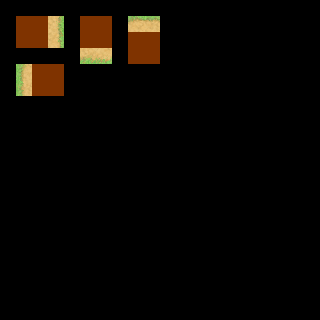

This is a level from a 2D game, rendered from its Tiled map with the project's own tilesets. A one-line summary and the complete map file follow:
An orthogonal 20x20 tile map with 16x16 px tiles, 3 tile layers (regions, input_set, output_under1 ground), 3 tilesets.

<map version="1.0" orientation="orthogonal" renderorder="right-down" width="20" height="20" tilewidth="16" tileheight="16" nextobjectid="6">
 <properties>
  <property name="NoOverlappingRules" value="true" />
 </properties>
 <tileset firstgid="1" name="rules_ersin_forest" tilewidth="16" tileheight="16" tilecount="35" columns="7">
  <image source="../tilesets/rules_ersin_forest.png" width="120" height="90" />
 </tileset>
 <tileset firstgid="36" name="outside_a2" tilewidth="16" tileheight="16" tilecount="768" columns="32">
  <image source="../tilesets/outside_a2.png" width="512" height="384" />
 </tileset>
 <tileset firstgid="804" name="outside_a4" tilewidth="16" tileheight="16" tilecount="960" columns="32">
  <image source="../tilesets/outside_a4.png" width="512" height="480" />
 </tileset>
 <layer name="regions" width="20" height="20">
  <data encoding="csv">
0,0,0,0,0,0,0,0,0,0,0,0,0,0,0,0,0,0,0,0,
0,1,1,1,0,1,1,0,1,1,0,0,0,0,0,0,0,0,0,0,
0,1,1,1,0,1,1,0,1,1,0,0,0,0,0,0,0,0,0,0,
0,0,0,0,0,1,1,0,1,1,0,0,0,0,0,0,0,0,0,0,
0,1,1,1,0,0,0,0,0,0,0,0,0,0,0,0,0,0,0,0,
0,1,1,1,0,0,0,0,0,0,0,0,0,0,0,0,0,0,0,0,
0,0,0,0,0,0,0,0,0,0,0,0,0,0,0,0,0,0,0,0,
0,0,0,0,0,0,0,0,0,0,0,0,0,0,0,0,0,0,0,0,
0,0,0,0,0,0,0,0,0,0,0,0,0,0,0,0,0,0,0,0,
0,0,0,0,0,0,0,0,0,0,0,0,0,0,0,0,0,0,0,0,
0,0,0,0,0,0,0,0,0,0,0,0,0,0,0,0,0,0,0,0,
0,0,0,0,0,0,0,0,0,0,0,0,0,0,0,0,0,0,0,0,
0,0,0,0,0,0,0,0,0,0,0,0,0,0,0,0,0,0,0,0,
0,0,0,0,0,0,0,0,0,0,0,0,0,0,0,0,0,0,0,0,
0,0,0,0,0,0,0,0,0,0,0,0,0,0,0,0,0,0,0,0,
0,0,0,0,0,0,0,0,0,0,0,0,0,0,0,0,0,0,0,0,
0,0,0,0,0,0,0,0,0,0,0,0,0,0,0,0,0,0,0,0,
0,0,0,0,0,0,0,0,0,0,0,0,0,0,0,0,0,0,0,0,
0,0,0,0,0,0,0,0,0,0,0,0,0,0,0,0,0,0,0,0,
0,0,0,0,0,0,0,0,0,0,0,0,0,0,0,0,0,0,0,0
</data>
 </layer>
 <layer name="input_set" width="20" height="20">
  <data encoding="csv">
0,0,0,0,0,0,0,0,0,0,0,0,0,0,0,0,0,0,0,0,
0,10,10,3,0,10,10,0,3,3,0,0,0,0,0,0,0,0,0,0,
0,10,10,3,0,10,10,0,10,10,0,0,0,0,0,0,0,0,0,0,
0,0,0,0,0,3,3,0,10,10,0,0,0,0,0,0,0,0,0,0,
0,3,10,10,0,0,0,0,0,0,0,0,0,0,0,0,0,0,0,0,
0,3,10,10,0,0,0,0,0,0,0,0,0,0,0,0,0,0,0,0,
0,0,0,0,0,0,0,0,0,0,0,0,0,0,0,0,0,0,0,0,
0,0,0,0,0,0,0,0,0,0,0,0,0,0,0,0,0,0,0,0,
0,0,0,0,0,0,0,0,0,0,0,0,0,0,0,0,0,0,0,0,
0,0,0,0,0,0,0,0,0,0,0,0,0,0,0,0,0,0,0,0,
0,0,0,0,0,0,0,0,0,0,0,0,0,0,0,0,0,0,0,0,
0,0,0,0,0,0,0,0,0,0,0,0,0,0,0,0,0,0,0,0,
0,0,0,0,0,0,0,0,0,0,0,0,0,0,0,0,0,0,0,0,
0,0,0,0,0,0,0,0,0,0,0,0,0,0,0,0,0,0,0,0,
0,0,0,0,0,0,0,0,0,0,0,0,0,0,0,0,0,0,0,0,
0,0,0,0,0,0,0,0,0,0,0,0,0,0,0,0,0,0,0,0,
0,0,0,0,0,0,0,0,0,0,0,0,0,0,0,0,0,0,0,0,
0,0,0,0,0,0,0,0,0,0,0,0,0,0,0,0,0,0,0,0,
0,0,0,0,0,0,0,0,0,0,0,0,0,0,0,0,0,0,0,0,
0,0,0,0,0,0,0,0,0,0,0,0,0,0,0,0,0,0,0,0
</data>
 </layer>
 <layer name="output_under1 ground" width="20" height="20">
  <data encoding="csv">
0,0,0,0,0,0,0,0,0,0,0,0,0,0,0,0,0,0,0,0,
0,0,0,139,0,0,0,0,105,106,0,0,0,0,0,0,0,0,0,0,
0,0,0,171,0,0,0,0,0,0,0,0,0,0,0,0,0,0,0,0,
0,0,0,0,0,201,202,0,0,0,0,0,0,0,0,0,0,0,0,0,
0,136,0,0,0,0,0,0,0,0,0,0,0,0,0,0,0,0,0,0,
0,168,0,0,0,0,0,0,0,0,0,0,0,0,0,0,0,0,0,0,
0,0,0,0,0,0,0,0,0,0,0,0,0,0,0,0,0,0,0,0,
0,0,0,0,0,0,0,0,0,0,0,0,0,0,0,0,0,0,0,0,
0,0,0,0,0,0,0,0,0,0,0,0,0,0,0,0,0,0,0,0,
0,0,0,0,0,0,0,0,0,0,0,0,0,0,0,0,0,0,0,0,
0,0,0,0,0,0,0,0,0,0,0,0,0,0,0,0,0,0,0,0,
0,0,0,0,0,0,0,0,0,0,0,0,0,0,0,0,0,0,0,0,
0,0,0,0,0,0,0,0,0,0,0,0,0,0,0,0,0,0,0,0,
0,0,0,0,0,0,0,0,0,0,0,0,0,0,0,0,0,0,0,0,
0,0,0,0,0,0,0,0,0,0,0,0,0,0,0,0,0,0,0,0,
0,0,0,0,0,0,0,0,0,0,0,0,0,0,0,0,0,0,0,0,
0,0,0,0,0,0,0,0,0,0,0,0,0,0,0,0,0,0,0,0,
0,0,0,0,0,0,0,0,0,0,0,0,0,0,0,0,0,0,0,0,
0,0,0,0,0,0,0,0,0,0,0,0,0,0,0,0,0,0,0,0,
0,0,0,0,0,0,0,0,0,0,0,0,0,0,0,0,0,0,0,0
</data>
 </layer>
</map>
